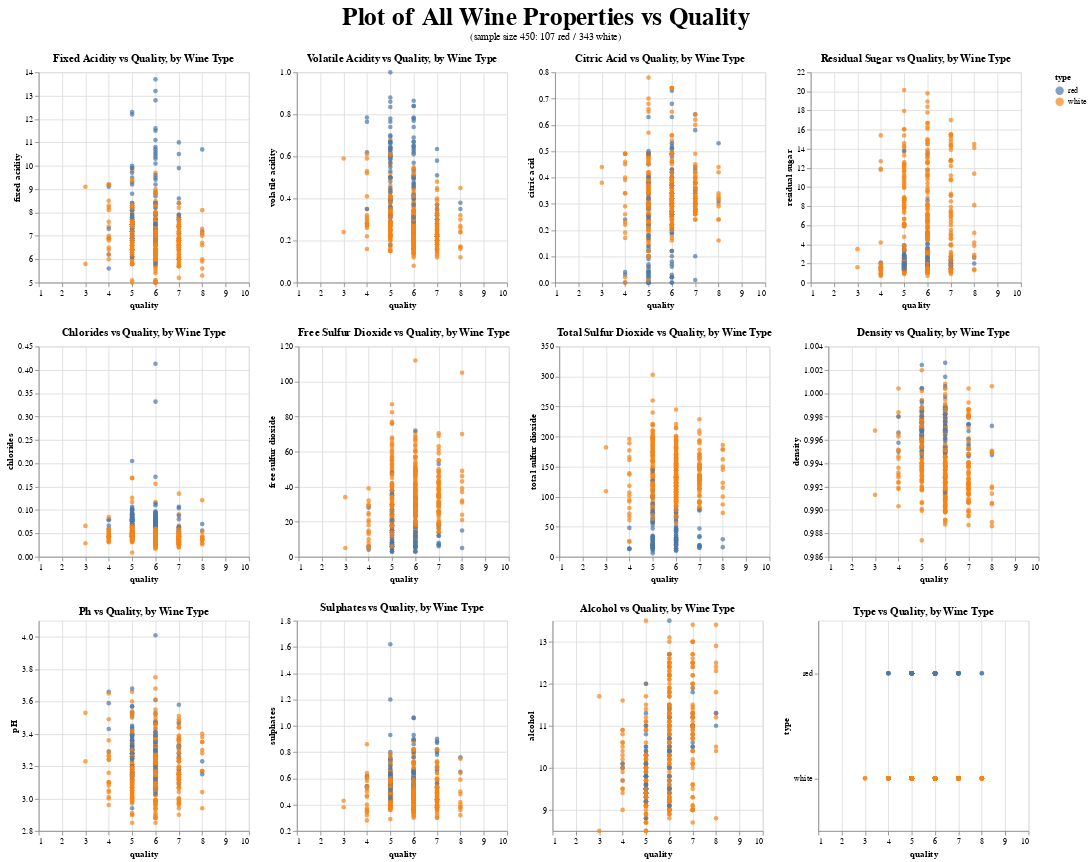

The cell this chart's notebook holds for it:
### Code cell
scatter_plots = []
sample_size = 450
sample_opacity = 0.7

data_sample = data_wine.sample(sample_size, random_state=123)

red_count   = data_sample[data_sample["type"] == "red"].shape[0]      #for subtitle
white_count = data_sample[data_sample["type"] == "white"].shape[0]    #for subtitle

for property_name in data_sample.columns[:-2]:
    scatter_plot = (alt.Chart(data_sample)
                    .mark_circle(opacity=sample_opacity)
                    .encode(
                        x=alt.X(f"quality:Q", scale=alt.Scale(domain=(1, 10))),
                        y=alt.Y(f"{property_name}:Q", scale=alt.Scale(zero=False)),
                        color="type:N")
                    .properties(
                        width=250,
                        height=250,
                        title=f"{property_name.title()} vs Quality, by Wine Type"))
    scatter_plots.append(scatter_plot)
    
scatter_plots.append(alt.Chart(data_sample)
                     .mark_circle(opacity=sample_opacity)
                     .encode(
                         x=alt.X(f"quality:Q", scale=alt.Scale(domain=[1,10])),
                         y=alt.Y("type"),
                         color="type:N")
                     .properties(
                         width=250,
                         height=250,
                         title=f"Type vs Quality, by Wine Type"))
 
    
wine_plot = alt.VConcatChart(vconcat=(alt.hconcat(*scatter_plots[0:4]), 
                                      alt.hconcat(*scatter_plots[4:8]), 
                                      alt.hconcat(*scatter_plots[8:])), 
                             title=alt.TitleParams(
                                 "Plot of All Wine Properties vs Quality", 
                                 fontSize=30,
                                 subtitle="(sample size "+str(sample_size)+": "+str(red_count)+" red / "+str(white_count)+" white)", anchor="middle", dy=-10))

wine_plot

### Figure 1 — Vega-Lite specification as saved in the notebook (floating-point values rounded to 4 significant figures; data arrays with more than 128 entries replaced by an {"elided": "..."} marker saying what was removed)
{"config": {"view": {"continuousWidth": 300, "continuousHeight": 300}}, "vconcat": [{"hconcat": [{"mark": {"type": "circle", "opacity": 0.7}, "encoding": {"color": {"field": "type", "type": "nominal"}, "x": {"field": "quality", "scale": {"domain": [1, 10]}, "type": "quantitative"}, "y": {"field": "fixed acidity", "scale": {"zero": false}, "type": "quantitative"}}, "height": 250, "title": "Fixed Acidity vs Quality, by Wine Type", "width": 250}, {"mark": {"type": "circle", "opacity": 0.7}, "encoding": {"color": {"field": "type", "type": "nominal"}, "x": {"field": "quality", "scale": {"domain": [1, 10]}, "type": "quantitative"}, "y": {"field": "volatile acidity", "scale": {"zero": false}, "type": "quantitative"}}, "height": 250, "title": "Volatile Acidity vs Quality, by Wine Type", "width": 250}, {"mark": {"type": "circle", "opacity": 0.7}, "encoding": {"color": {"field": "type", "type": "nominal"}, "x": {"field": "quality", "scale": {"domain": [1, 10]}, "type": "quantitative"}, "y": {"field": "citric acid", "scale": {"zero": false}, "type": "quantitative"}}, "height": 250, "title": "Citric Acid vs Quality, by Wine Type", "width": 250}, {"mark": {"type": "circle", "opacity": 0.7}, "encoding": {"color": {"field": "type", "type": "nominal"}, "x": {"field": "quality", "scale": {"domain": [1, 10]}, "type": "quantitative"}, "y": {"field": "residual sugar", "scale": {"zero": false}, "type": "quantitative"}}, "height": 250, "title": "Residual Sugar vs Quality, by Wine Type", "width": 250}]}, {"hconcat": [{"mark": {"type": "circle", "opacity": 0.7}, "encoding": {"color": {"field": "type", "type": "nominal"}, "x": {"field": "quality", "scale": {"domain": [1, 10]}, "type": "quantitative"}, "y": {"field": "chlorides", "scale": {"zero": false}, "type": "quantitative"}}, "height": 250, "title": "Chlorides vs Quality, by Wine Type", "width": 250}, {"mark": {"type": "circle", "opacity": 0.7}, "encoding": {"color": {"field": "type", "type": "nominal"}, "x": {"field": "quality", "scale": {"domain": [1, 10]}, "type": "quantitative"}, "y": {"field": "free sulfur dioxide", "scale": {"zero": false}, "type": "quantitative"}}, "height": 250, "title": "Free Sulfur Dioxide vs Quality, by Wine Type", "width": 250}, {"mark": {"type": "circle", "opacity": 0.7}, "encoding": {"color": {"field": "type", "type": "nominal"}, "x": {"field": "quality", "scale": {"domain": [1, 10]}, "type": "quantitative"}, "y": {"field": "total sulfur dioxide", "scale": {"zero": false}, "type": "quantitative"}}, "height": 250, "title": "Total Sulfur Dioxide vs Quality, by Wine Type", "width": 250}, {"mark": {"type": "circle", "opacity": 0.7}, "encoding": {"color": {"field": "type", "type": "nominal"}, "x": {"field": "quality", "scale": {"domain": [1, 10]}, "type": "quantitative"}, "y": {"field": "density", "scale": {"zero": false}, "type": "quantitative"}}, "height": 250, "title": "Density vs Quality, by Wine Type", "width": 250}]}, {"hconcat": [{"mark": {"type": "circle", "opacity": 0.7}, "encoding": {"color": {"field": "type", "type": "nominal"}, "x": {"field": "quality", "scale": {"domain": [1, 10]}, "type": "quantitative"}, "y": {"field": "pH", "scale": {"zero": false}, "type": "quantitative"}}, "height": 250, "title": "Ph vs Quality, by Wine Type", "width": 250}, {"mark": {"type": "circle", "opacity": 0.7}, "encoding": {"color": {"field": "type", "type": "nominal"}, "x": {"field": "quality", "scale": {"domain": [1, 10]}, "type": "quantitative"}, "y": {"field": "sulphates", "scale": {"zero": false}, "type": "quantitative"}}, "height": 250, "title": "Sulphates vs Quality, by Wine Type", "width": 250}, {"mark": {"type": "circle", "opacity": 0.7}, "encoding": {"color": {"field": "type", "type": "nominal"}, "x": {"field": "quality", "scale": {"domain": [1, 10]}, "type": "quantitative"}, "y": {"field": "alcohol", "scale": {"zero": false}, "type": "quantitative"}}, "height": 250, "title": "Alcohol vs Quality, by Wine Type", "width": 250}, {"mark": {"type": "circle", "opacity": 0.7}, "encoding": {"color": {"field": "type", "type": "nominal"}, "x": {"field": "quality", "scale": {"domain": [1, 10]}, "type": "quantitative"}, "y": {"field": "type", "type": "nominal"}}, "height": 250, "title": "Type vs Quality, by Wine Type", "width": 250}]}], "data": {"name": "data-2743fc7133c4fb07a2ebc6c092858af1"}, "title": {"text": "Plot of All Wine Properties vs Quality", "anchor": "middle", "dy": -10, "fontSize": 30, "subtitle": "(sample size 450: 107 red / 343 white)"}, "$schema": "https://vega.github.io/schema/vega-lite/v5.6.1.json", "datasets": {"data-2743fc7133c4fb07a2ebc6c092858af1": {"elided": "450 records"}}}
